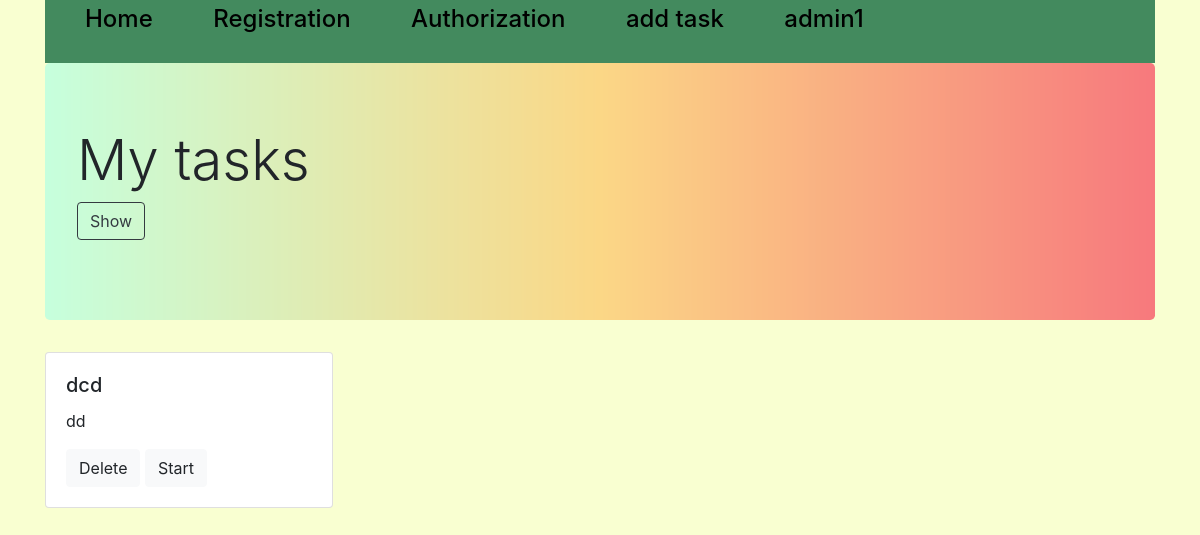
The page /all_tasks (signed in) on the database as committed earlier.
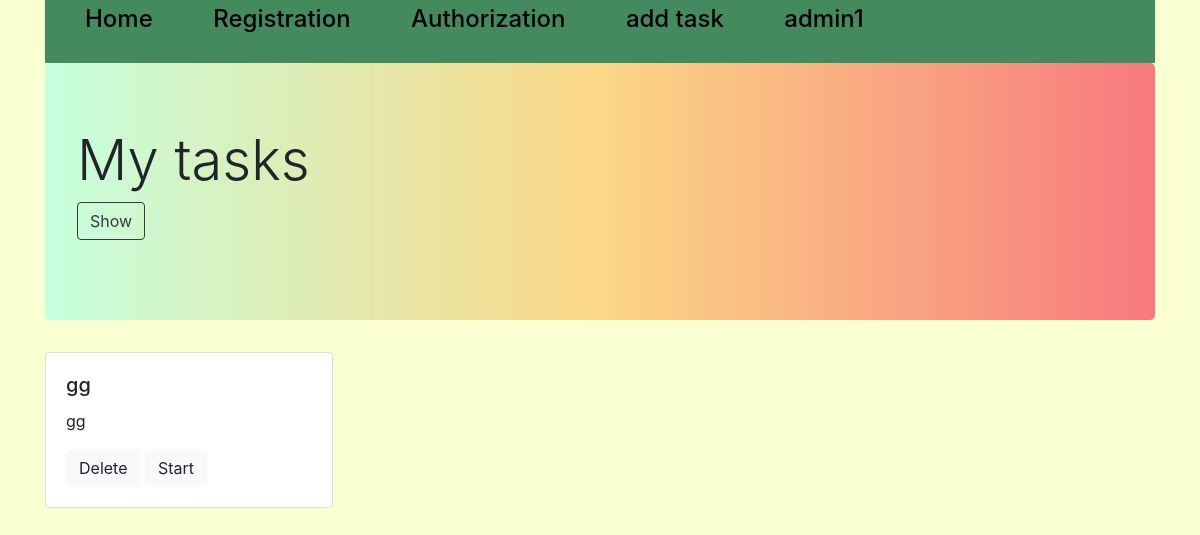
The same page on the database as committed later.
### tables this page shows
CREATE TABLE tasks
                                    (id INTEGER PRIMARY KEY AUTOINCREMENT,
                                     title VARCHAR(100),
                                     content VARCHAR(10000),
                                     choices VARCHAR(1000),
                                     correct_choice VARCHAR(100),
                                     user_id INTEGER 
                             );

### mainpage.py (the view)
@app.route('/all_tasks', methods=['GET', 'POST'])
def all_tasks():
    if 'username' not in session:
        return redirect('/login')
    all = nm.get_all(session['user_id'])
    titles = [x[1] for x in all]
    n = range(len(titles))
    ides_tasks = [x[0] for x in all]
    session['task_id'] = ides_tasks
    session['titles'] = titles
    contents = [i.split('\n') for i in [x[2] for x in all]]
    session['contents'] = contents
    choices = [i.split('\n') for i in [x[3] for x in all]]
    session['choices'] = choices
    correct_choices = [x[4] for x in all]
    session['correct'] = correct_choices
    return render_template('tasks.html', flag=True, n=n)

### DB.py (called while the page is built)
    def get_all(self, user_id=None):
        cursor = self.connection.cursor()
        if user_id:
            cursor.execute("SELECT * FROM tasks WHERE user_id = ?", str(user_id))
        else:
            cursor.execute("SELECT * FROM tasks")
        rows = cursor.fetchall()
        return rows

### templates/tasks.html
{% extends "base.html" %}
{% block content %}
<div class="container"  >
    <div class="jumbotron" style="background-image: url(static/gradientyellow.jpg); background-size: 100%;">
      <h1 class="display-4">My tasks</h1>
      <p class="lead">
          <a href="/all_tasks" class="btn btn-outline-dark" role="button">Show</a>
      </p>
    </div>
        {% if flag %}
            {% for i in n%}
                <div class="card" name={{i}} value= {{i}} style="width: 18rem;">
                      <div class="card-body">
                        <h5 class="card-title">{{session['titles'][i]}}</h5>
                        <p class="card-text">{{session['contents'][i][0]}}</p>
                          {% if session['user_id'] == 1 or session['user_id'] == 2 %}
                                <a href="/delete/{{session['task_id'][i]}}" class="btn btn-light">Delete</a>
                          {% endif %}
                        <a href="/task" class="btn btn-light">Start</a>
                      </div>
            {% endfor %}
        {% endif %}
    </div>
</div>
{% endblock %}

### templates/base.html (shortened to what this page needs)
<!DOCTYPE html>
<html lang="en">
<head>
    <link rel="stylesheet" href="https://stackpath.bootstrapcdn.com/bootstrap/4.3.1/css/bootstrap.min.css">
</head>
<body>
<div class="top_line">
	<div class="container">
      <div class="col-md-12">
			<div class="row">
				<div class="top_nav" style="background-color: #438a5e;">
					<ul>
						{% if "username" in session %}
                        <li><a class="navbar-brand" href="/homepage"><h4>Home</h4></a></li>
						<li><a class="navbar-brand" href="/registration"><h4>Registration</h4></a></li>
						<li><a class="navbar-brand" href="/login"><h4>Authorization</h4></a></li>
                        {% if session['user_id'] == 1 or session['user_id'] == 2 %}
						<li><a class="navbar-brand" href="/add_task"><h4>add task</h4></a></li>
                        {% endif %}
						<li><a class="navbar-brand" href="/logout"><h4>{{session['username']}}</h4></a></li>
          				{% endif %}
					</ul>
				</div>
              </div>
        </div>
	</div>
</div>
{% block content %}{% endblock %}
</body>
</html>

### templates/base.html (style rules this page uses)
body { background-color: #f9ffd1; }
.top_nav { width: 100%; }
.top_nav ul li { list-style-type: none; display: inline-block; vertical-align: center; padding-right: 40px; }
.top_nav a { color: black; }

Rows that differ between the two databases and show on the page:
removed tasks: title "dcd", content "dd"
added tasks: title "gg", content "gg"
Other text that changed with them:
new list line: "Delete Start"
list line gone: "Delete Start"
